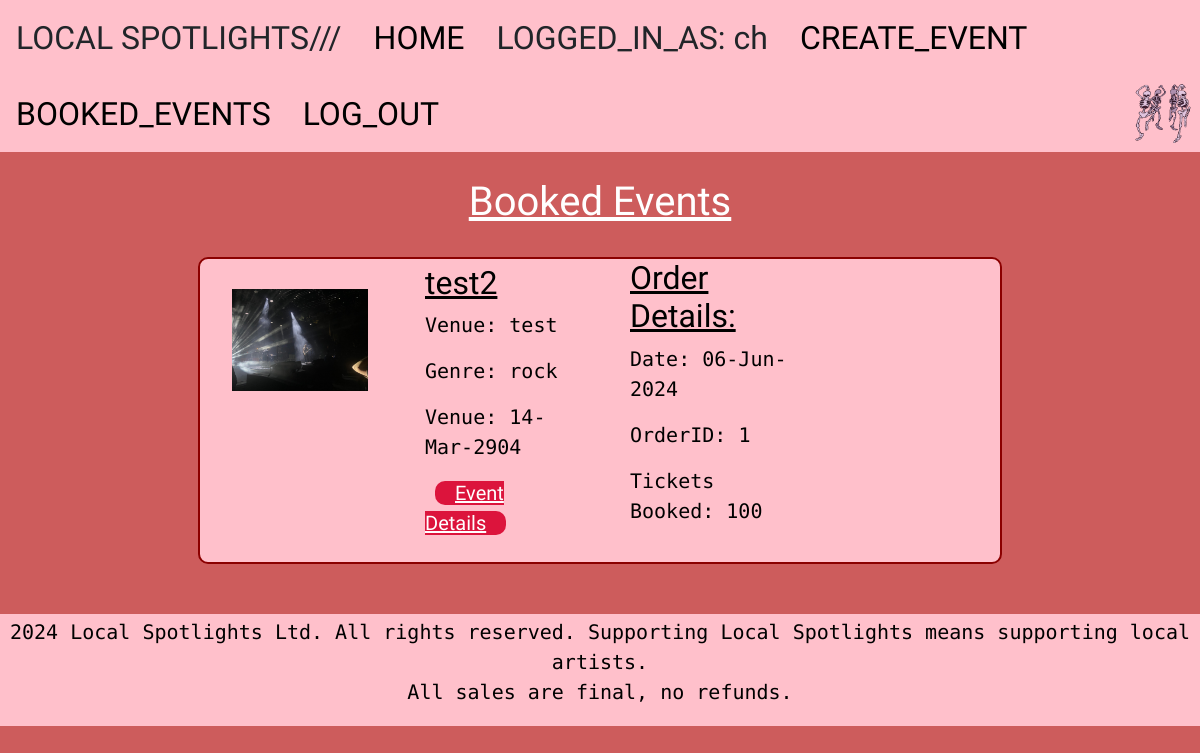
Screenshot of /events/booked-events (signed in) with the database file from the repository.
### local_spotlights/models.py (models this page shows, shortened)
class User(db.Model, UserMixin):
    __tablename__ = 'users'
    id = db.Column(db.Integer, primary_key=True)
    name = db.Column(db.String(100), index=True, unique=True, nullable=False)
    email_id = db.Column(db.String(100), index=True, nullable=False)
    password_hash = db.Column(db.String(255), nullable=False)
    mobile_num = db.Column(db.String(20))
    address = db.Column(db.String(100))
    comments = db.relationship('Comment', backref='user')
    events = db.relationship('Event', backref='user')
    order = db.relationship('Order', backref='user')

class Order(db.Model):
    __tablename__ = 'orders'
    id = db.Column(db.Integer, primary_key=True)
    ticket_quantity = db.Column(db.Integer)
    order_date = db.Column(db.DateTime, default=datetime.now())
    user_id = db.Column(db.Integer, db.ForeignKey('users.id'))
    event_id = db.Column(db.Integer, db.ForeignKey('events.id'))

class Event(db.Model):
    __tablename__ = 'events'
    id = db.Column(db.Integer, primary_key=True)
    artist = db.Column(db.String(80))
    description = db.Column(db.String(200))
    img = db.Column(db.String(400))
    genre = db.Column(db.String(100))
    venue = db.Column(db.String(300))
    date = db.Column(db.Date)
    start_time = db.Column(db.Time)
    end_time = db.Column(db.Time)
    ticket_quantity = db.Column(db.Integer)
    ticket_price = db.Column(db.Float(20))
    comments = db.relationship('Comment', backref='event')
    status = db.relationship('EventStatus', backref='event', uselist=False)
    order = db.relationship('Order', backref="event")
    user_id = db.Column(db.Integer, db.ForeignKey('users.id'))

### local_spotlights/events.py (the view)
@eventbp.route('/booked-events')
def booked_events():
    orders = db.session.query(Order).filter_by(user_id=current_user.id).all()
    order_event_info = [(order, order.event) for order in orders]
    return render_template('events/booked_events.html', order_event_info=order_event_info)

### local_spotlights/__init__.py (called while the page is built)
def create_app():
   app = Flask(__name__)  # this is the name of the module/package that is calling this app
   app.debug = True
   app.secret_key = 'somesecretkey'
   app.config['SQLALCHEMY_DATABASE_URI'] = 'sqlite:///sitedata.sqlite'
   db.init_app(app)
   Bootstrap5(app)
   login_manager = LoginManager()
   login_manager.login_view = 'auth.login'
   login_manager.init_app(app)
   from .models import User
   @login_manager.user_loader
   def load_user(user_id):
      return User.query.get(int(user_id))
   from . import views
   app.register_blueprint(views.main_bp)
   from . import auth
   app.register_blueprint(auth.auth_bp)
   from . import events
   app.register_blueprint(events.eventbp)
   @app.context_processor
   def get_context():
      year = datetime.datetime.today().year
      return dict(year=year)
   return app

### local_spotlights/templates/events/booked_events.html (shortened to what this page needs)
{% extends "base.html" %}
{% block head %}
{{ super() }}
<link rel="stylesheet" type="text/css" href="{{ url_for('static', filename='styles/booked_event_style.css') }}" />
{% endblock head %}
    {% block content %}
    <div class="main_container">
        <div style="font-size: 40px; text-decoration: underline; text-align: center; color:white;
        margin-bottom:25px;">Booked Events</div>
        {% for order, event in order_event_info %}
        <div class="row">
            <div class="container">
                <div class="row">
                    <div class="col-md-3 col-sm-12">
                        <img style="max-height: 500px; max-width: 100%; margin-top: 10px;padding:20px; " src="{{event.img}}" alt="event image">
                    </div>
                    <div class="col-12 col-sm-6 col-md-4 col-lg-3" style="padding-left:20px; padding-right:20px; margin:5px;">
                        <h2 style="text-decoration:underline;">{{event.artist}}</h2>
                        <div class="Venue"><p> Venue: {{event.venue}} </p> </div>
                        <div class="price"><p> Genre: {{event.genre}} </p> </div>
                        <div class="date"><p> Venue: {{event.date.strftime('%d-%b-%Y')}} </p> </div>
                        <a class="details" style="margin:10px;font-size:20px;padding-left:20px; padding-right:20px;" href="{{url_for('event.show', id=event.id)}}">Event Details</a>
                    </div>
                    <div class="col-md-3 col-sm-12" style="padding-left:20px; padding-right:20px; margin-bottom:20px;">
                        <h2 style="color: black; text-decoration: underline;">Order Details: </h2>
                        <div class="Order Date"><p>Date: {{ order.order_date.strftime('%d-%b-%Y') }} </p></div>
                        <div class="orderID"><p>OrderID: {{ order.id }}</p> </div>
                        <div class="Tickets Booked"><p>Tickets Booked: {{ order.ticket_quantity }}</p> </div>
                    </div>
                </div>
            </div>
        </div>
            {% endfor %}
        </div>
    {% endblock content %}

### local_spotlights/templates/base.html (shortened to what this page needs)
<!DOCTYPE html>
<html>
{% block head %}
<head>
    <link rel="stylesheet" href="https://cdnjs.cloudflare.com/ajax/libs/font-awesome/4.7.0/css/font-awesome.min.css">
</head>
{% endblock head %}
<body>
    <div class="topnav" id="myTopnav">
        <a>LOCAL SPOTLIGHTS///</a>
        <a href="{{ url_for('main.index') }}">HOME</a>
    {% if current_user.is_authenticated %}
        <a>LOGGED_IN_AS: {{current_user.name}}</a>
        <a href="{{ url_for('event.create') }}">CREATE_EVENT</a>
        <a href="{{ url_for('event.booked_events')}}">BOOKED_EVENTS</a>
        <a href="{{ url_for('auth.logout') }}">LOG_OUT</a>
    {% else %}
        <a href="{{ url_for('auth.register') }}">REGISTER</a>
        <a href="{{ url_for('auth.login') }}">LOG_IN</a>
    {% endif %}
        <img src="{{ url_for('static', filename='img/gif_1.gif') }}" style="height: 70px; float: right; width: 70px">
    </div>
    {% block content %} {% endblock content %}
        <footer style="bottom:0; font-family:azeret mono; text-align: center; padding: 3px; background-color: pink; color: black;">
            <p>
                {{year}} Local Spotlights Ltd. All rights reserved. Supporting Local Spotlights means supporting local artists.
                <br /> All sales are final, no refunds.
            </p>
        </footer>
    <link href="https://cdn.jsdelivr.net/npm/bootstrap@5.3.3/dist/css/bootstrap.min.css" rel="stylesheet"
>
</body>
</html>

### local_spotlights/static/styles/booked_event_style.css (style rules this page uses)
body { background-color: indianred !important; font-size: 30px; font-family: Pixelify Sans !important; font-weight: 500; }
.topnav { background-color: pink; overflow: hidden; margin-bottom: 20px; }
p { font-family: Azeret mono; font-size: 20px; }
.topnav a { float: left; display: block; color: black; text-align: center; padding: 14px 16px; text-decoration: none; font-size: 32px; font-weight: 500; font-family: Pixelify Sans; }
.container { column-gap: 5px; display: flex; flex-direction: column; align-items: center; grid-template-columns: 1fr 1fr 1fr; background-color: pink; margin: 0px auto 50px auto; width: 100%; border-radius: 10px; padding: 0; text-align: left; color: black; border: 2px solid darkred; }
.details { background-color: crimson; color: white; text-align: center; border-radius: 10px; }
@media (min-width:768px) { .container { flex-direction: row; } }
.main_container { width:65%; display: grid; margin-left:auto; margin-right:auto; }

### rows the page displays
User: name "ch"
Order: img (picture), artist "test2", venue "test", genre "rock", date "14-Mar-2904", order_date "06-Jun-2024", id "1", ticket_quantity "100"
